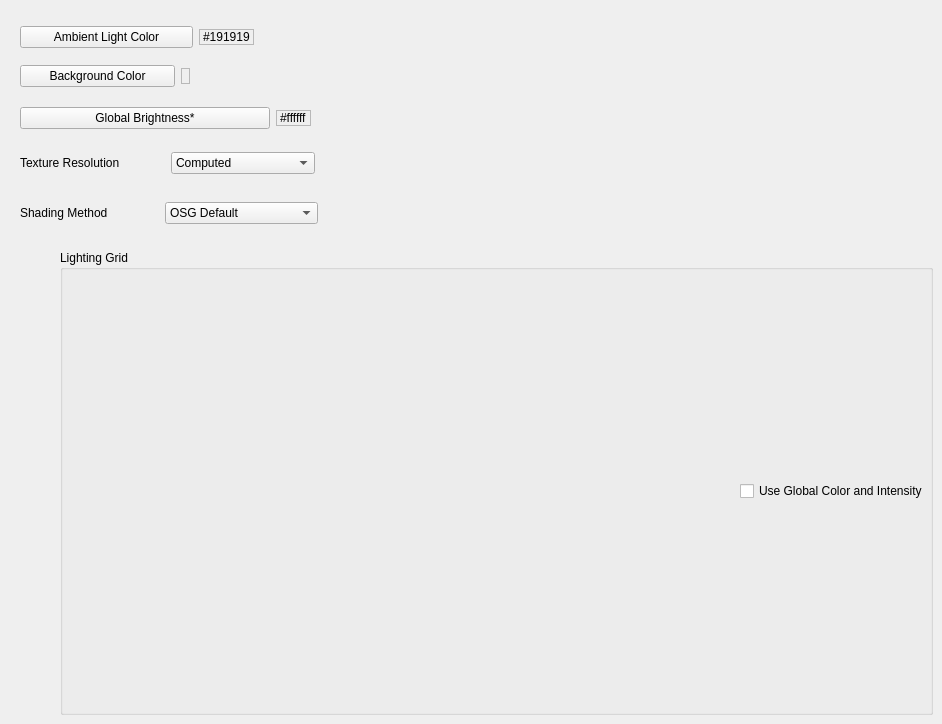
      <widget class="QWidget" name="tab_2">
       <attribute name="title">
        <string>Lighting</string>
       </attribute>
       <widget class="QWidget" name="layoutWidget_4">
        <property name="geometry">
         <rect>
          <x>20</x>
          <y>100</y>
          <width>291</width>
          <height>37</height>
         </rect>
        </property>
        <layout class="QHBoxLayout" name="horizontalLayout_35">
         <item>
          <widget class="QPushButton" name="globalBrightnessButton">
           <property name="toolTip">
            <string>Controls the brighness per screen. Any control with an * in its name is per camera.</string>
           </property>
           <property name="text">
            <string>Global Brightness*</string>
           </property>
          </widget>
         </item>
         <item>
          <widget class="QLabel" name="brightnessLabel">
           <property name="sizePolicy">
            <sizepolicy hsizetype="Fixed" vsizetype="Fixed">
             <horstretch>0</horstretch>
             <verstretch>0</verstretch>
            </sizepolicy>
           </property>
           <property name="frameShape">
            <enum>QFrame::StyledPanel</enum>
           </property>
           <property name="text">
            <string>#ffffff</string>
           </property>
          </widget>
         </item>
        </layout>
       </widget>
       <widget class="QWidget" name="layoutWidget_3">
        <property name="geometry">
         <rect>
          <x>20</x>
          <y>200</y>
          <width>298</width>
          <height>26</height>
         </rect>
        </property>
        <layout class="QHBoxLayout" name="horizontalLayout_50">
         <item>
          <widget class="QLabel" name="label_30">
           <property name="text">
            <string>Shading Method</string>
           </property>
          </widget>
         </item>
         <item>
          <widget class="QComboBox" name="shaderComboBox">
           <item>
            <property name="text">
             <string>OSG Default</string>
            </property>
           </item>
           <item>
            <property name="text">
             <string>Per Vertex</string>
            </property>
           </item>
           <item>
            <property name="text">
             <string>Per Vertex (one-sided)</string>
            </property>
           </item>
           <item>
            <property name="text">
             <string>Per Pixel</string>
            </property>
           </item>
           <item>
            <property name="text">
             <string>Per Pixel (one-sided)</string>
            </property>
           </item>
          </widget>
         </item>
        </layout>
       </widget>
       <widget class="QWidget" name="layoutWidget_5">
        <property name="geometry">
         <rect>
          <x>20</x>
          <y>150</y>
          <width>295</width>
          <height>26</height>
         </rect>
        </property>
        <layout class="QHBoxLayout" name="horizontalLayout_71">
         <item>
          <widget class="QLabel" name="label_44">
           <property name="toolTip">
            <string>&quot;Computed&quot; is the nearest power of two of the long dimension of the display</string>
           </property>
           <property name="text">
            <string>Texture Resolution</string>
           </property>
          </widget>
         </item>
         <item>
          <widget class="QComboBox" name="textureResComboBox">
           <item>
            <property name="text">
             <string>Computed</string>
            </property>
           </item>
           <item>
            <property name="text">
             <string>1024</string>
            </property>
           </item>
           <item>
            <property name="text">
             <string>2048</string>
            </property>
           </item>
           <item>
            <property name="text">
             <string>4096</string>
            </property>
           </item>
           <item>
            <property name="text">
             <string>8192</string>
            </property>
           </item>
          </widget>
         </item>
        </layout>
       </widget>
       <widget class="QWidget" name="layoutWidget">
        <property name="geometry">
         <rect>
          <x>20</x>
          <y>60</y>
          <width>170</width>
          <height>32</height>
         </rect>
        </property>
        <layout class="QHBoxLayout" name="horizontalLayout_18">
         <item>
          <widget class="QPushButton" name="backgroundColorButton">
           <property name="text">
            <string>Background Color</string>
           </property>
          </widget>
         </item>
         <item>
          <widget class="QLabel" name="backgroundLabel">
           <property name="sizePolicy">
            <sizepolicy hsizetype="Fixed" vsizetype="Fixed">
             <horstretch>0</horstretch>
             <verstretch>0</verstretch>
            </sizepolicy>
           </property>
           <property name="autoFillBackground">
            <bool>false</bool>
           </property>
           <property name="frameShape">
            <enum>QFrame::StyledPanel</enum>
           </property>
           <property name="text">
            <string/>
           </property>
          </widget>
         </item>
        </layout>
       </widget>
       <widget class="QWidget" name="layoutWidget">
        <property name="geometry">
         <rect>
          <x>20</x>
          <y>20</y>
          <width>234</width>
          <height>34</height>
         </rect>
        </property>
        <layout class="QVBoxLayout" name="verticalLayout_50">
         <item>
          <layout class="QHBoxLayout" name="horizontalLayout_13">
           <item>
            <widget class="QPushButton" name="ambientLightButton">
             <property name="text">
              <string>Ambient Light Color</string>
             </property>
            </widget>
           </item>
           <item>
            <widget class="QLabel" name="ambientLabel">
             <property name="sizePolicy">
              <sizepolicy hsizetype="Fixed" vsizetype="Fixed">
               <horstretch>0</horstretch>
               <verstretch>0</verstretch>
              </sizepolicy>
             </property>
             <property name="frameShape">
              <enum>QFrame::StyledPanel</enum>
             </property>
             <property name="text">
              <string>#191919</string>
             </property>
            </widget>
           </item>
          </layout>
         </item>
        </layout>
       </widget>
       <widget class="QGroupBox" name="lightingGrid">
        <property name="geometry">
         <rect>
          <x>60</x>
          <y>250</y>
          <width>873</width>
          <height>465</height>
         </rect>
        </property>
        <property name="title">
         <string>Lighting Grid</string>
        </property>
        <layout class="QVBoxLayout" name="verticalLayout_48">
         <property name="spacing">
          <number>1</number>
         </property>
         <property name="leftMargin">
          <number>2</number>
         </property>
         <property name="rightMargin">
          <number>2</number>
         </property>
         <item>
          <layout class="QHBoxLayout" name="horizontalLayout_99">
           <item>
            <spacer name="horizontalSpacer_8">
             <property name="orientation">
              <enum>Qt::Horizontal</enum>
             </property>
             <property name="sizeHint" stdset="0">
              <size>
               <width>40</width>
               <height>20</height>
              </size>
             </property>
            </spacer>
           </item>
           <item>
            <widget class="QCheckBox" name="checkBox">
             <property name="text">
              <string>Use Global Color and Intensity</string>
             </property>
            </widget>
           </item>
          </layout>
         </item>
        </layout>
       </widget>
      </widget>
